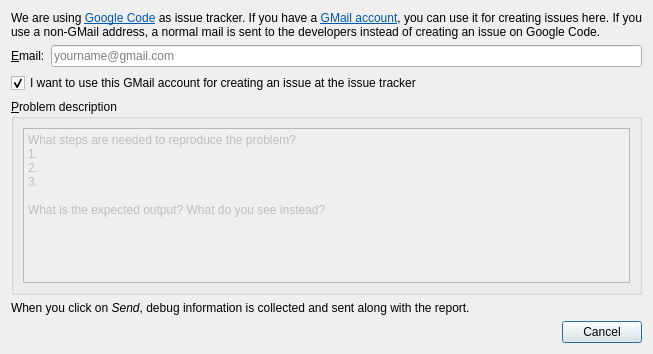
<?xml version="1.0" encoding="UTF-8"?>
<ui version="4.0">
 <class>BugReportDialog</class>
 <widget class="QDialog" name="BugReportDialog">
  <property name="geometry">
   <rect>
    <x>0</x>
    <y>0</y>
    <width>653</width>
    <height>354</height>
   </rect>
  </property>
  <property name="windowTitle">
   <string>Dialog</string>
  </property>
  <layout class="QGridLayout" name="gridLayout">
   <item row="1" column="0">
    <widget class="QLabel" name="emailLabel">
     <property name="text">
      <string>&amp;Email:</string>
     </property>
     <property name="buddy">
      <cstring>emailEdit</cstring>
     </property>
    </widget>
   </item>
   <item row="1" column="1">
    <widget class="QLineEdit" name="emailEdit">
     <property name="placeholderText">
      <string>yourname@gmail.com</string>
     </property>
    </widget>
   </item>
   <item row="4" column="0" colspan="2">
    <widget class="QGroupBox" name="problemDescriptionBox">
     <property name="title">
      <string>&amp;Problem description</string>
     </property>
     <layout class="QVBoxLayout" name="verticalLayout_2">
      <item>
       <widget class="QPlainTextEdit" name="bugReportEdit">
        <property name="enabled">
         <bool>false</bool>
        </property>
        <property name="plainText">
         <string>What steps are needed to reproduce the problem?
1.
2.
3.

What is the expected output? What do you see instead?
</string>
        </property>
       </widget>
      </item>
     </layout>
    </widget>
   </item>
   <item row="6" column="0" colspan="2">
    <widget class="QDialogButtonBox" name="buttonBox">
     <property name="orientation">
      <enum>Qt::Horizontal</enum>
     </property>
     <property name="standardButtons">
      <set>QDialogButtonBox::Cancel</set>
     </property>
    </widget>
   </item>
   <item row="5" column="0" colspan="2">
    <widget class="QLabel" name="debugInfoLabel">
     <property name="text">
      <string>&lt;html&gt;&lt;head/&gt;&lt;body&gt;&lt;p&gt;When you click on &lt;span style=&quot; font-style:italic;&quot;&gt;Send&lt;/span&gt;, debug information is collected and sent along with the report.&lt;/p&gt;&lt;/body&gt;&lt;/html&gt;</string>
     </property>
     <property name="wordWrap">
      <bool>true</bool>
     </property>
    </widget>
   </item>
   <item row="0" column="0" colspan="2">
    <widget class="QLabel" name="instructionsLabel">
     <property name="text">
      <string>&lt;html&gt;&lt;head/&gt;&lt;body&gt;&lt;p&gt;We are using &lt;a href=&quot;http://code.google.com/p/freemedforms/issues/list&quot;&gt;&lt;span style=&quot; text-decoration: underline; color:#0057ae;&quot;&gt;Google Code&lt;/span&gt;&lt;/a&gt; as issue tracker. If you have a &lt;a href=&quot;https://accounts.google.com/SignUp&quot;&gt;&lt;span style=&quot; text-decoration: underline; color:#0057ae;&quot;&gt;GMail account&lt;/span&gt;&lt;/a&gt;, you can use it for creating issues here. If you use a non-GMail address, a normal mail is sent to the developers instead of creating an issue on Google Code.&lt;/p&gt;&lt;/body&gt;&lt;/html&gt;</string>
     </property>
     <property name="wordWrap">
      <bool>true</bool>
     </property>
     <property name="openExternalLinks">
      <bool>true</bool>
     </property>
    </widget>
   </item>
   <item row="2" column="0" colspan="2">
    <widget class="QCheckBox" name="gmailAccountCheck">
     <property name="text">
      <string>I want to use this GMail account for creating an issue at the issue tracker</string>
     </property>
     <property name="checked">
      <bool>true</bool>
     </property>
    </widget>
   </item>
  </layout>
 </widget>
 <tabstops>
  <tabstop>emailEdit</tabstop>
  <tabstop>bugReportEdit</tabstop>
  <tabstop>buttonBox</tabstop>
 </tabstops>
 <resources/>
 <connections>
  <connection>
   <sender>buttonBox</sender>
   <signal>accepted()</signal>
   <receiver>BugReportDialog</receiver>
   <slot>accept()</slot>
   <hints>
    <hint type="sourcelabel">
     <x>222</x>
     <y>285</y>
    </hint>
    <hint type="destinationlabel">
     <x>157</x>
     <y>274</y>
    </hint>
   </hints>
  </connection>
  <connection>
   <sender>buttonBox</sender>
   <signal>rejected()</signal>
   <receiver>BugReportDialog</receiver>
   <slot>reject()</slot>
   <hints>
    <hint type="sourcelabel">
     <x>290</x>
     <y>291</y>
    </hint>
    <hint type="destinationlabel">
     <x>286</x>
     <y>274</y>
    </hint>
   </hints>
  </connection>
 </connections>
</ui>
